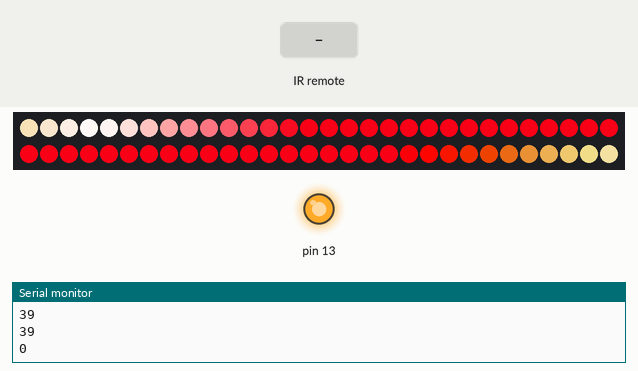
The sketch below on a simulated Arduino Uno, built with avr-gcc and run on an emulated ATmega328P. Shown: 60 RGB LEDs in strip order, left to right, continuing on the next row, output pins drawn as LEDs (lit = HIGH), the last lines printed to the serial monitor. The test bench sets the inputs (shaded band). Dim RGB values are drawn brighter than linear; random numbers use the default seed unless the sketch sets one; EEPROM starts erased.

Above: at 1.2 s.
1.3 s: infrared code 0x1FE609F received
At 2.33 s:
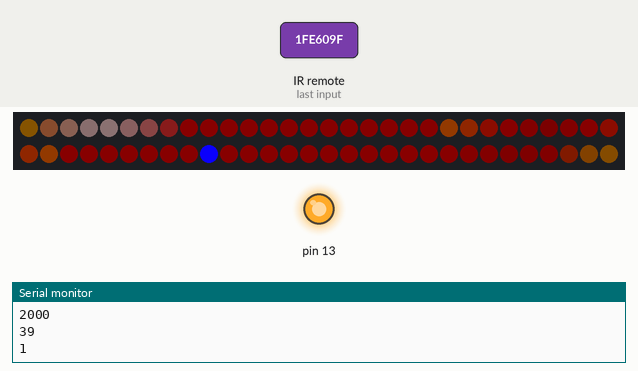
3.9 s: infrared code 0x1FE40BF received
At 5.55 s:
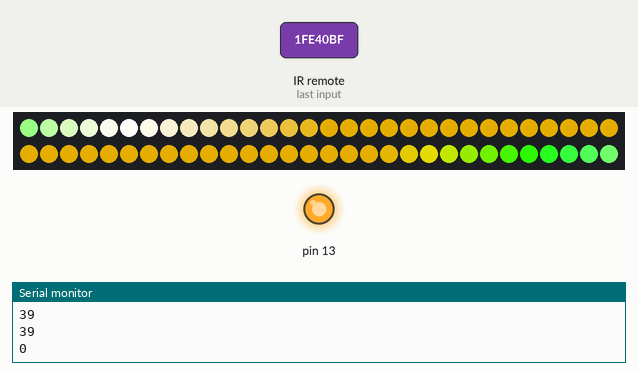
5.6 s: infrared code 0x1FE10EF received
At 6.7 s:
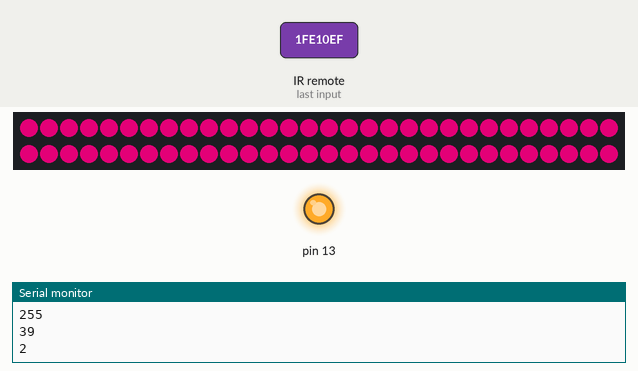
7.1 s: infrared code 0x1FE50AF received
At 8.3 s:
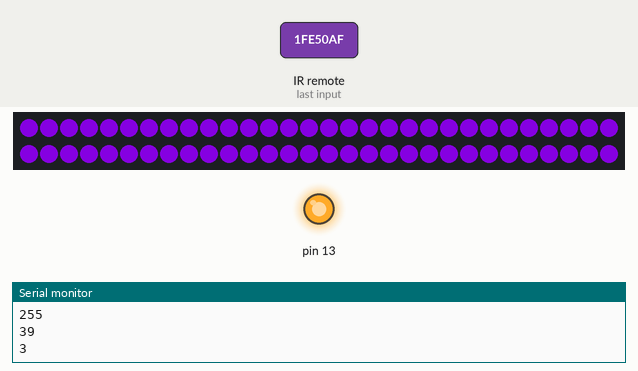
8.6 s: infrared code 0x1FEB04F received
At 9.8 s:
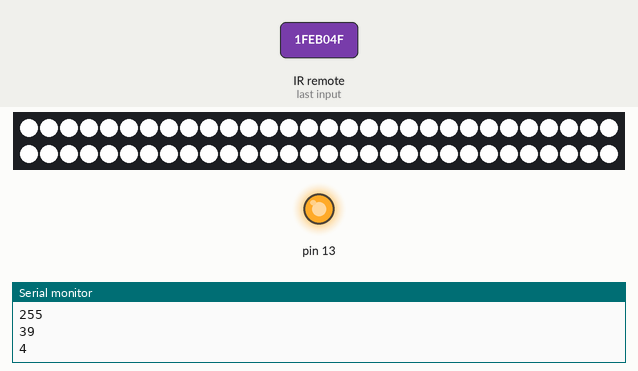
10.1 s: infrared code 0x1FE40BF received
At 12.56 s:
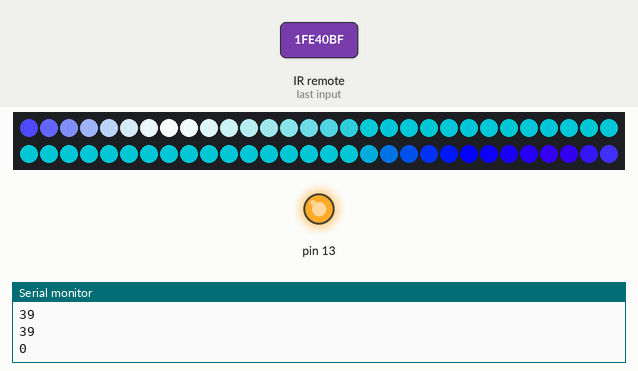

The sketch:

nendo-lights.ino
```cpp
#include "FastLED.h"
#include "Metro.h"
#include <EEPROM.h>
#include <new>
#include <IRremote.h>

#include "NendoEffect.h"
#include "ColorSpinEffect.h"
#include "SingleColorEffect.h"
#include "FireworksEffect.h"

static const uint8_t num_leds = 60;
static const uint8_t brightness = 255;
#define DATA_PIN 17
#define IR_RECV_PIN 14

#define EEPROM_MAGICVALUE 39
#define EEPROM_EFFECT_IDX 1

CRGB leds[num_leds];

Metro debug_print_timer(1000);

// ir stuff
IRrecv irrecv(IR_RECV_PIN);
decode_results ir_results;

struct EffectContainer {
  EffectContainer() {
    m_current_effect_ptr = new(&m_current_effect) NendoEffect(leds, num_leds);
  };
  ~EffectContainer() { m_current_effect.EndPlay(); };

  uint8_t m_current_effect_idx = -1;
  NendoEffect* m_current_effect_ptr = nullptr;
  union {
    NendoEffect m_current_effect;
    ColorSpinEffect m_colorspin;
    SingleColorEffect m_singlecolor;
    FireworksEffect m_fireworks;
  };
};
EffectContainer e;

void change_effect(uint8_t idx)
{
  e.m_current_effect.EndPlay();
  switch (idx)
  {
    case 0:
    {
      new(&e.m_colorspin) ColorSpinEffect(leds, num_leds, 33, 1234, 64, millis() + 128);
      break;
    }
    case 1:
    {
      new(&e.m_fireworks) FireworksEffect(leds, num_leds);
      break;
    }
    case 2:
    case 3:
    {
      new(&e.m_singlecolor) SingleColorEffect(leds, num_leds, CHSV(millis(), 255, 255));
      break;
    }
    default:
    case 4:
    {
      new(&e.m_singlecolor) SingleColorEffect(leds, num_leds, CRGB::White);
      break;
    }
  }
  e.m_current_effect_idx = idx;
  EEPROM.update(EEPROM_EFFECT_IDX, idx);
  EEPROM.update(0, EEPROM_MAGICVALUE);
}

void setup() {
  uint8_t effect_idx = 0;
  if (EEPROM.read(0) == EEPROM_MAGICVALUE)
  {
    EEPROM.get(EEPROM_EFFECT_IDX, effect_idx);
  }

  irrecv.enableIRIn();

  FastLED.addLeds<WS2811, DATA_PIN, GRB>(leds, num_leds);
  FastLED.setBrightness(brightness);

  pinMode(13, OUTPUT);
  digitalWrite(13, HIGH);

  random16_set_seed(analogRead(0));
  change_effect(effect_idx);

  fill_solid(leds, num_leds, CRGB::White);
  FastLED.show();

  Serial.begin(9600);
}

void loop() {
  if (irrecv.decode(&ir_results)) {
    if (ir_results.value < 0xFFFFFFFF)
    {
      switch (ir_results.value)
      {
        case 0x1FE40BF:
        change_effect(0);
        break;

        case 0x1FE609F:
        change_effect(1);
        break;

        case 0x1FE10EF:
        change_effect(2);
        break;

        case 0x1FE50AF:
        change_effect(3);
        break;

        case 0x1FEB04F:
        change_effect(4);
        break;

        default:
        break;
      }
    }
    irrecv.resume();
  }

  if (debug_print_timer.check())
  {
    Serial.println(e.m_current_effect_ptr->GetUid());
    Serial.println(EEPROM.read(0));
    Serial.println(EEPROM.read(1));
  }

  if (e.m_current_effect_ptr->Update() )
  {
    FastLED.show();
    delay(1); // Give tiny bit of time for IR to receive
  }
}
```

ColorSpinEffect.cpp
```cpp
#include "ColorSpinEffect.h"
#include "FastLED.h"

#define SATURATION 255
#define BRIGHTNESS 255

ColorSpinEffect::ColorSpinEffect(CRGB* leds, const uint8_t num_leds,
  unsigned long highlight_delay,
  unsigned long bg_delay,
  unsigned long offset_delay,
  uint8_t bg_index)
  : NendoEffect(leds, num_leds)
  , m_highlight_update(highlight_delay, 1)
  , m_bg_update(bg_delay, 1)
  , m_offset_update(offset_delay, 1)
  , m_bg_index(bg_index)
{
  m_highlight_width = 10 * m_highlight_aa;
  m_offset_width = 10 * m_highlight_aa;
}

int ColorSpinEffect::GetUid()
{
  return 39;
}

bool ColorSpinEffect::Update()
{
  bool something_changed = false;
  if (m_bg_update.check() == 1)
  {
    if (m_bg_index >= m_bg_max)
      m_bg_dir = -1;
    else if (m_bg_index <= 0)
      m_bg_dir = 1;
    m_bg_index += m_bg_dir;
    something_changed = true;
  }
  if (m_highlight_update.check() == 1)
  {
    m_highlight_index = (m_highlight_index + 1) % (m_num_leds * m_highlight_aa);
  }
  if (m_offset_update.check() == 1)
  {
    --m_offset_index;
    if (m_offset_index < 0)
      m_offset_index = m_num_leds * m_highlight_aa;

    if (m_offset_scale >= m_bg_max * 2)
      m_offset_dir = -1;
    else if (m_offset_scale <= 0)
      m_offset_dir = 1;
    m_offset_scale += m_offset_dir;
    something_changed = true;
  }

  // fill_solid(leds, m_num_leds, );
  if (something_changed)
  {
    for (int i = 0; i < m_num_leds; i += 1)
    {
      int highlight_dist = min(min(
        abs((m_highlight_index) - ((i - m_num_leds) * m_highlight_aa)),
        abs((m_highlight_index) - ((i + m_num_leds) * m_highlight_aa))),
        abs((m_highlight_index) - (i * m_highlight_aa)));

      if (highlight_dist > m_highlight_width)
        highlight_dist = m_highlight_width;

      int offset_dist = min(min(
        abs((m_offset_index) - ((i - m_num_leds) * m_highlight_aa)),
        abs((m_offset_index) - ((i + m_num_leds) * m_highlight_aa))),
        abs((m_offset_index) - (i * m_highlight_aa)));
      if (offset_dist > m_offset_width)
        offset_dist = m_offset_width;

      offset_dist = /*ease8InOutApprox*/(255 - 255 * offset_dist / m_offset_width);
      m_leds[i] = CHSV(
        m_bg_index + m_bg_offset + ((100 - m_offset_scale) * offset_dist / 255),
        SATURATION, BRIGHTNESS);

      nblend(m_leds[i], CHSV(0, 0, 255),
        (255 - 255 * highlight_dist / m_highlight_width));
    }
  }

  return something_changed;
}
```

ColorSpinEffect.h
```cpp
#pragma once

#include "NendoEffect.h"
#include "Metro.h"

class ColorSpinEffect : public NendoEffect {
public:
  ColorSpinEffect(
    CRGB* leds, const uint8_t num_leds,
    unsigned long highlight_delay,
    unsigned long bg_delay,
    unsigned long offset_delay,
    uint8_t bg_index);

  virtual ~ColorSpinEffect() {};

  virtual int GetUid() override;
  virtual bool Update() override;
protected:
  Metro m_highlight_update;
  Metro m_bg_update;
  Metro m_offset_update;

  static const uint8_t m_highlight_aa = 10;
  int m_highlight_width; // = 10 * highlight_aa;

  int m_highlight_index = 0;
  CRGB m_base_color;

  uint8_t m_bg_index = 0;
  int8_t m_bg_dir = 1;

  static const uint8_t m_bg_max = 120;
  static const uint8_t m_bg_offset = 120;

  int m_offset_index = 0;
  int m_offset_width; // = 10 * highlight_aa;
  int m_offset_scale = 20;
  int m_offset_dir = 1;
};
```

FireworksEffect.cpp
```cpp
#include "FireworksEffect.h"
#include "FastLED.h"

FireworksEffect::FireworksEffect(CRGB* leds, const uint8_t num_leds)
  : NendoEffect(leds, num_leds)
  , fireworks_update(50, 1)
  , new_fireworks_update(16, 1)
  , brightness_update(16, 1)
  , bg_update(100, 1)
{
  for (uint8_t i = 0; i < MAX_FIREWORKS; ++i)
  {
    ActiveFireworks[i].state = 0;
  }
}

int FireworksEffect::GetUid()
{
  return 2000;
}

void FireworksEffect::add_firework()
{
  for (uint8_t i = 0; i < MAX_FIREWORKS; ++i) {
    if (ActiveFireworks[i].state == 0) {
      uint8_t width = random8() % 6 + 1;
      ActiveFireworks[i].width = width;
      ActiveFireworks[i].location = width + random8() % (m_num_leds - width * 2);
      ActiveFireworks[i].color = random8();
      ActiveFireworks[i].state = ActiveFireworks[i].width;
      return;
    }
  }
}

void FireworksEffect::update_firework(uint8_t i)
{
  uint8_t dist = ActiveFireworks[i].width - ActiveFireworks[i].state;
  // for (uint8_t loc = ActiveFireworks[i].location - dist; loc <= ActiveFireworks[i].location + dist; ++loc)
  //   leds[loc] = CHSV(ActiveFireworks[i].color, 255, 255);
  m_leds[ActiveFireworks[i].location + dist] = CHSV(ActiveFireworks[i].color, 255, 255);
  m_leds[ActiveFireworks[i].location - dist] = CHSV(ActiveFireworks[i].color, 255, 255);
  ActiveFireworks[i].state--;
}

bool FireworksEffect::Update()
{
  bool something_changed = false;
  if (bg_update.check() == 1)
  {
    background_color.h++;
  }

  if (brightness_update.check() == 1)
  {
    for(int i = 0; i < m_num_leds; i++) {
      //m_leds[i].fadeToBlackBy(fade_rate);
      m_leds[i] = blend(m_leds[i], CRGB(background_color), fade_rate);
    }

    something_changed = true;
  }

  if (new_fireworks_update.check() == 1) {
    add_firework();
    new_fireworks_update.interval(random16() % 1500);
    fireworks_update.interval((random8() % 100) + 10);
    fade_rate = (random8() % 10) + 5;
    new_fireworks_update.reset();

    something_changed = true;
  }

  if (fireworks_update.check())
  {
    for (uint8_t i = 0; i < MAX_FIREWORKS; ++i) {
      if (ActiveFireworks[i].state != 0)
      {
        update_firework(i);
      }
    }
    something_changed = true;
  }

  return something_changed;
}
```

FireworksEffect.h
```cpp
#pragma once

#include "NendoEffect.h"
#include "Metro.h"

#define MAX_FIREWORKS 10

struct FireWork {
  uint8_t location;
  uint8_t color;
  uint8_t width;
  uint8_t state;
};

class FireworksEffect : public NendoEffect {
public:
  FireworksEffect(
    CRGB* leds, const uint8_t num_leds);

  virtual int GetUid() override;
  virtual bool Update() override;

protected:
  FireWork ActiveFireworks[MAX_FIREWORKS];
  uint8_t fade_rate = 10;

  Metro fireworks_update;
  Metro new_fireworks_update;
  Metro brightness_update;
  Metro bg_update;

  CHSV background_color = CHSV(0, 128, 15);

  void add_firework();
  void update_firework(uint8_t i);
};
```

NendoEffect.h
```cpp
#pragma once

#include <inttypes.h>
#include "FastLED.h"


struct CRGB;

class NendoEffect {
public:
    //Setup stuff here, remember to call parent constructor
    NendoEffect(CRGB* leds, const uint8_t num_leds)
        : m_leds(leds), m_num_leds(num_leds) {};
    // Destructor will probably not be ran ever
    virtual ~NendoEffect() {};

    // Do update of the effect here. Return if changes were made
    virtual bool Update() { return false; };
    virtual int GetUid() { return 0; };
    // Do teardown here
    virtual void EndPlay() {};
protected:
    CRGB* m_leds;
    const uint8_t m_num_leds;
};
```

SingleColorEffect.cpp
```cpp
#include "SingleColorEffect.h"
#include "FastLED.h"

SingleColorEffect::SingleColorEffect(
  CRGB* leds, const uint8_t num_leds,
  const CRGB& TargetColor)
  : NendoEffect(leds, num_leds)
{
  fill_solid(leds, num_leds, TargetColor);
}

int SingleColorEffect::GetUid()
{
  return 255;
}

bool SingleColorEffect::Update()
{
  if (m_first_update)
  {
    m_first_update = false;
    return true;
  }
  else
  {
    delay(100);
    return false;
  }
}
```

SingleColorEffect.h
```cpp
#pragma once

#include "NendoEffect.h"

class SingleColorEffect : public NendoEffect {
public:
  SingleColorEffect(
    CRGB* leds, const uint8_t num_leds,
    const CRGB& TargetColor);

  virtual int GetUid() override;
  virtual bool Update() override;

protected:
  bool m_first_update = true;
};
```

Measured:
- after the input at 7.1 s, the LEDs: change at once (image 4)
- after the input at 8.6 s, the LEDs: change at once (image 5)
- after the input at 10.1 s, the LEDs: first change at once (image 6 shows a later state)
